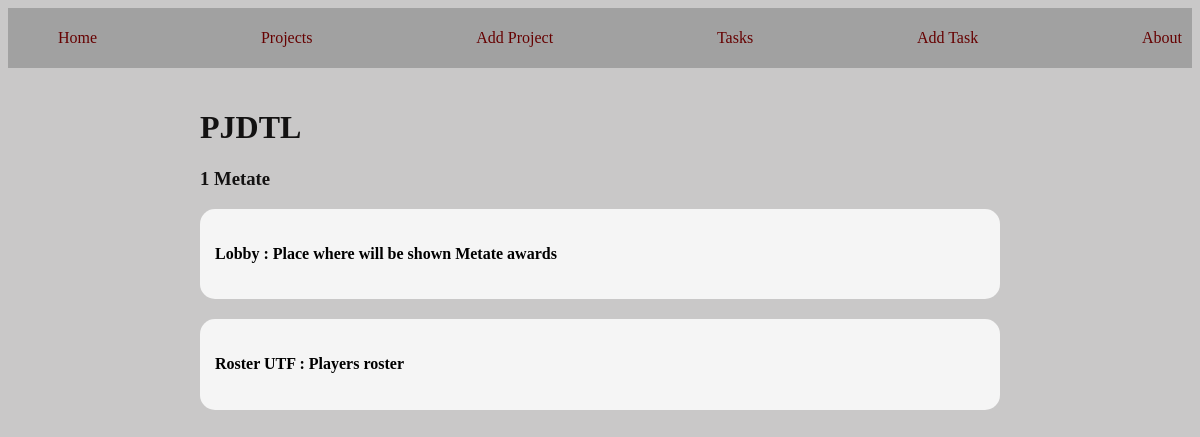
Page /projectdetails/1 on the committed database.
### myapp/models.py (models this page shows, shortened)
class MO_project(models.Model):
    name = models.CharField(max_length=200)

class MO_task(models.Model):
    tittle = models.CharField(max_length=200)
    descrip = models.TextField()
    project = models.ForeignKey(MO_project, on_delete=models.CASCADE)
    state = models.BooleanField(default=False)

### myapp/views.py (the view)
# urls.py: path('projectdetails/<int:id_pj>', vw.VW_projectdetails, name='URL_projectdetails'),
def VW_projectdetails(request, id_pj):
    OB_projectdetails = get_object_or_404(MO_project, id=id_pj)
    OB_rel_tasks = MO_task.objects.filter(project_id=id_pj)#.order_by('title')
    return render(request, 'projects/projectdetails.html', {
        'project': OB_projectdetails,
        'rel_tasks': OB_rel_tasks
    })

### myapp/templates/projects/projectdetails.html
{% extends 'layouts/base.html'%}
{% block content %}
    <h1>PJDTL</h1>
    <h3>{{ project.id }} {{ project.name }}</h3>
    {% for task in rel_tasks %}
        <div class="card">
            <h4>{{ task.tittle }} : {{ task.descrip }}</h4>
        </div>
    {% endfor %}
{% endblock %}

### myapp/static/css/main.css (style rules this page uses)
body { background: #c9c8c8; color: rgb(19, 18, 18); }
.card { background: whitesmoke; color: #000; border-radius: 15px; padding: 15px; margin-bottom: 20px; }

### rows in the picture
MO_project: id "1", name "Metate"
MO_task: tittle "Lobby", descrip "Place where will be shown Metate awards"
MO_task: tittle "Roster UTF", descrip "Players roster"
